Frame 1 (no input): blank canvas, image omitted
Frame 60 (the mouse pressed at the canvas centre just before this capture): blank canvas, image omitted
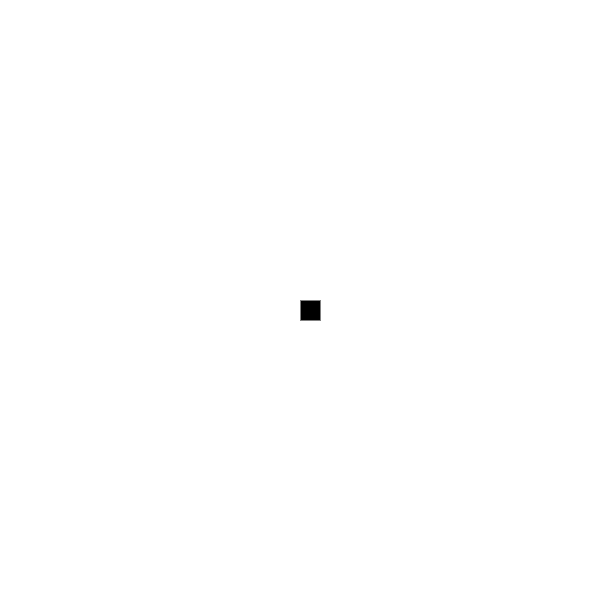
Frame 120 (the mouse held since frame 60 and released just before this capture)

The Processing sketch whose frames 1 and 60 were blank and that drew this single picture after the mouse press (run headless with seeded random() and noise(); from frame 60 on, the mouse is pressed at the canvas centre):

// Processing sketch: processing_29187
// ── processing_29187.pde

class Tile {
  int row, col;
  int type; //0=space, 1=wall

  Tile (int r, int c, int t) {
    row = r;
    col = c;
    type = t;
  }
}

Tile[][] maze;
int rows;
int cols;

int[][] mapData;
ArrayList path;

int state;

boolean found;

int sR, sC, fR, fC;

void setup() {
  size (600, 600);
  background (255);

  rows = 30;
  cols = 30;
  maze = new Tile[rows][cols];

  for (int i = 0; i < rows; i++) {
    for (int j = 0; j < cols; j++) {
      maze[i][j] = new Tile(i, j, 0);
    }
  }

  state = 0;

  sR = -1;
  sC = -1;
  fR = -1;
  fC = -1;

  found = true;

  noStroke();
}

void draw() {
  background (255);

  if (!found && sR != -1 && sC != -1 && fR != 1 && fC != -1) {
    found = true;
    mapData = findPath();
    
    path = getPath(mapData);    
    
  }

  noStroke ();

  for (int i = 0; i < rows; i++) {
    for (int j = 0; j < cols; j++) {
      switch (maze[i][j].type) {
      case 0:
        if (mapData != null) {
          if (mapData[i][j]==-1) {
            fill (255);
          }
          else {
            colorMode (HSB);
            fill (160, map(mapData[i][j], 0, maxValIn2D(mapData), 0, 255), 255);
            colorMode (RGB);
          }
        }
        else {
          fill (255); 
        }
        break;
      case 1:
        fill (0);
        break;
      case 2:
        fill (0, 255, 0);
        break;
      case 3:
        fill (255, 0, 0);
        break;
      case 4:
        fill (64, 64, 255);
        break;
      }     
      
      if (path != null) {
        for (Object o : path) {
          PVector p = (PVector)o;
          
          if (p.x == i && p.y == j && !(p.x == fR && p.y == fC)) {
             fill (255, 255, 0);
          }
          
        }
      }
      
      rect ((width/cols) * j, (height/rows) * i, width/cols, height/rows);
    }
  }

  switch (state) {
  case 0:
    stroke (128);
    break;
  case 1:
    stroke (0, 255, 0);
    break;
  case 2:
    stroke (255, 0, 0);
    break;
  }
  noFill ();

  int row = (int) map (mouseY, 0, height, 0, rows);
  int col = (int) map (mouseX, 0, width, 0, cols);

  rect ((width/cols) * col, (height/rows) * row, width/cols, height/rows);
}

int[][] findPath () {
  int[][] done = asArray();  

  done[fR][fC] = 0;

  int counter = 0;

  while (true) {

    boolean foundOne = false;
    for (int i = 0; i < rows; i++) {
      for (int j = 0; j < cols; j++) {
        if (done[i][j] == counter) {
          foundOne = true;

          if (isValid(done, i-1, j, counter+1)) done[i-1][j] = counter + 1;
          if (isValid(done, i+1, j, counter+1)) done[i+1][j] = counter + 1;   
          if (isValid(done, i, j-1, counter+1)) done[i][j-1] = counter + 1;   
          if (isValid(done, i, j+1, counter+1)) done[i][j+1] = counter + 1;
        }
      }
    }

    counter ++;

    if (!foundOne) break;
  }

  for (int i = 0; i < rows; i++) {
    for (int j = 0; j < cols; j++) {
      print ( done[i][j] + "\t" );
    }
    println ();
  }

  return done;
}

ArrayList getPath(int[][] flood) {
  if (flood[sR][sC] == -1) return null;
  
  ArrayList path = new ArrayList();
  
  int cR = sR, cC = sC;
  
  while (true) {
  
    if (cR == fR && cC == fC) {
      return path; 
    }
    
    if (isValid(flood, cR-1, cC)) {
      if (flood[cR-1][cC] < flood[cR][cC]) {
        cR = cR-1;
        cC = cC;
        
        PVector spot = new PVector (cR, cC);
        path.add (spot);
        
        continue;      
      }
    }
    if (isValid(flood, cR+1, cC)) {
      if (flood[cR+1][cC] < flood[cR][cC]) {
        cR = cR+1;
        cC = cC;
        
        PVector spot = new PVector (cR, cC);
        path.add (spot);
        
        continue;      
      }
    }
    if (isValid(flood, cR, cC-1)) {
      if (flood[cR][cC-1] < flood[cR][cC]) {
        cR = cR;
        cC = cC-1;
        
        PVector spot = new PVector (cR, cC);
        path.add (spot);
        
        continue;      
      }
    }  
    if (isValid(flood, cR, cC+1)) {
      if (flood[cR][cC+1] < flood[cR][cC]) {
        cR = cR;
        cC = cC+1;
        
        PVector spot = new PVector (cR, cC);
        path.add (spot);
        
        continue;      
      }
    }
  
  }
    
}

boolean isValid (int[][] arr, int r, int c, int count) {
  if (r < 0 || r >= rows) return false;
  if (c < 0 || c >= cols) return false;

  if (arr[r][c] == -2) return false;
  if (arr[r][c] <= count && arr[r][c] != -1) return false; 

  return true;
}

boolean isValid (int[][] arr, int r, int c) {
  if (r < 0 || r >= rows) return false;
  if (c < 0 || c >= cols) return false;

  if (arr[r][c] == -2) return false;

  return true;
}

void mousePressed () {
  int row = (int) map (mouseY, 0, height, 0, rows);
  int col = (int) map (mouseX, 0, width, 0, cols);

  if (maze[row][col].type != 0) { 
    if (maze[row][col].type == 2) {
      sR = -1;
      sC = -1;
    } 
    if (maze[row][col].type == 3) {
      fR = -1;
      fC = -1;
    } 
    maze[row][col].type = 0;
  }
  else if (state == 0) maze[row][col].type = 1;
  else if (state == 1) {
    if (sR != -1 && sC != -1) {
      maze[sR][sC].type = 0;
    }
    sR = row;
    sC = col;
    maze[sR][sC].type = 2;
    
  }
  else if (state == 2) {
    if (fR != 1 && fC != -1) {
      maze[fR][fC].type = 0;
    }
    fR = row;
    fC = col;
    maze[fR][fC].type = 3;
  }
  
  found = false;
}

void keyPressed () {
  state = wrapAround (0, 2, state+1);  
}


int[][] asArray () {
  int[][] res = new int[rows][cols];

  for (int i = 0; i < rows; i++) {
    for (int j = 0; j < cols; j++) {
      if (maze[i][j].type != 1) res[i][j] = -1;
      else res[i][j] = -2;
    }
  }

  return res;
}

int maxValIn2D (int[][] look) {
  int mx = 0;

  for (int i = 0; i < look.length; i++) {
    for (int j = 0; j < look[i].length; j++) {
      mx = look[i][j] > mx ? look[i][j] : mx;
    }
  }

  return mx;
}

int wrapAround (int low, int high, int data) {
  return (data >= low && data <= high) ? data : (data < low ? high - (low - data - 1) : low + (data - high - 1)); //LOL
}
